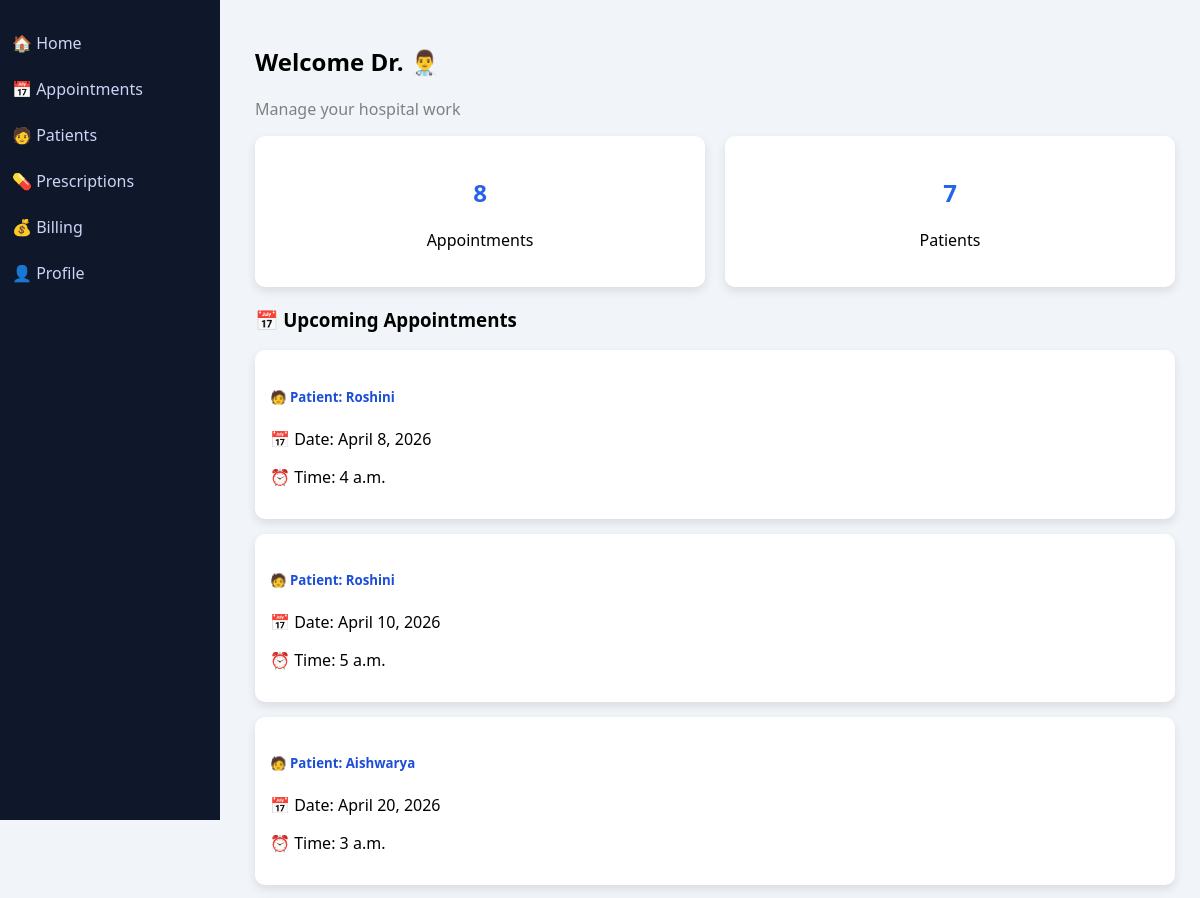
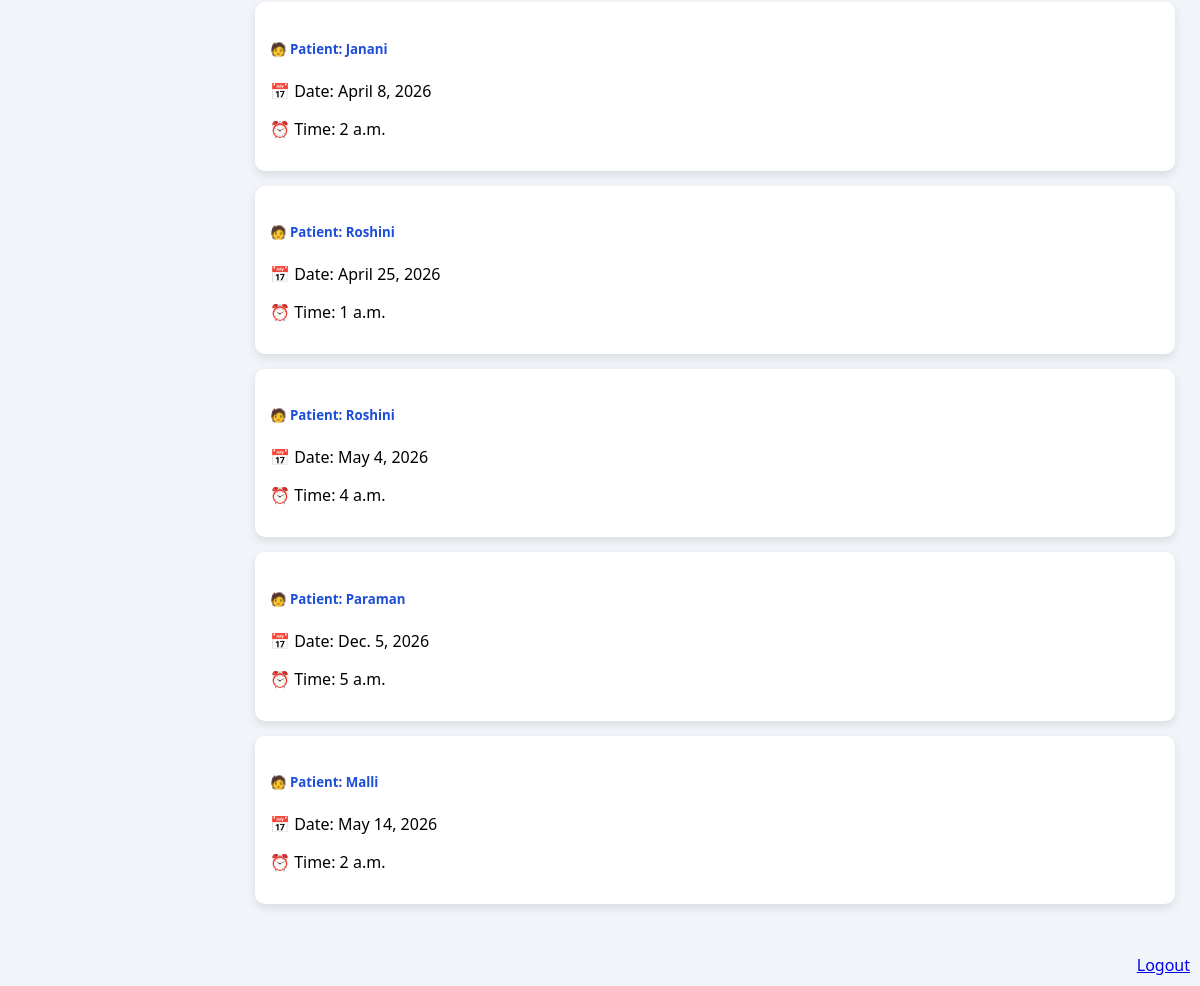
Page /happ/doctor_dashboard on the committed database (2 pictures, top to bottom).
### happ/models.py (models this page shows, shortened)
class Appointment(models.Model):
    STATUS_CHOICES = (
        ('PENDING', 'Pending'),
        ('VERIFIED', 'Verified'),
        ('SCHEDULED', 'Scheduled'),
        ('COMPLETED', 'Completed'),
        ('CANCELLED', 'Cancelled'),
    )
    appointment_id = models.AutoField(primary_key=True)
    patient = models.ForeignKey(Patient, on_delete=models.CASCADE)
    doctor = models.ForeignKey(Doctor, on_delete=models.SET_NULL, null=True, blank=True)
    reason = models.TextField()
    appointment_date = models.DateField(null=True, blank=True)
    appointment_time = models.TimeField(null=True, blank=True)
    status = models.CharField(max_length=20, choices=STATUS_CHOICES, default='PENDING')
    created_at = models.DateTimeField(auto_now_add=True)

class Patient(models.Model):
    patient_id = models.AutoField(primary_key=True)
    name = models.CharField(max_length=100)
    username = models.CharField(max_length=100, unique=True)
    password = models.CharField(max_length=100)
    dob = models.DateField()
    gender = models.CharField(max_length=10)
    phone = models.CharField(max_length=15)
    email = models.EmailField(unique=True)
    address = models.TextField()
    blood_group = models.CharField(max_length=5)

### happ/views.py (the view)
# urls.py: path('doctor_dashboard', views.doctor_dashboard, name="doctor_dashboard"),
def doctor_dashboard(request):
    appointments = Appointment.objects.all()
    patients = Patient.objects.count()
    reports = 0
    return render(request, 'doctor_dashboard.html', {
        'appointments': appointments,
        'patients': patients,
        'reports': reports
    })

### happ/templates/doctor_dashboard.html (shortened to what this page needs)
<!DOCTYPE html>
<html>
<head>
</head>
<body>
<div class="sidebar">
    <a href="{% url 'doctor_dashboard' %}">🏠 Home</a>
    <a href="{% url 'doctor_appointments' %}">📅 Appointments</a>
    <a href="{% url 'patient_list' %}">🧑 Patients</a>
    <a href="{% url 'doctor_prescriptions' %}">💊 Prescriptions</a>
    <a href="{% url 'billing' %}">💰 Billing</a>
    <a href="{% url 'doctor_list' %}">👤 Profile</a>
</div>
<div class="content">
    <h2>Welcome Dr. {{ request.user.username }} 👨‍⚕️</h2>
    <p style="color:gray;">Manage your hospital work</p>
    <div class="cards">
        <div class="card">
            <h2>{{ appointments|length }}</h2>
            <p>Appointments</p>
        </div>
        <div class="card">
            <h2>{{ patients|default:"0" }}</h2>
            <p>Patients</p>
        </div>
    </div>
    <h3>📅 Upcoming Appointments</h3>
    {% if appointments %}
        {% for app in appointments %}
        <div class="appointment-card">
            <h5>🧑 Patient: {{ app.patient.name }}</h5>
            <p>📅 Date: {{ app.appointment_date }}</p>
            <p>⏰ Time: {{ app.appointment_time }}</p>
        </div>
        {% endfor %}
    {% else %}
        <div class="alert">
            No upcoming appointments
        </div>
    {% endif %}
</div>
<div style="text-align:right;padding:10px;"><a href="{% url 'logout' %}">Logout</a></div>
</body>
</html>

### happ/templates/doctor_dashboard.html (style rules this page uses)
body { margin:0; font-family:"Segoe UI", sans-serif; background:#f1f5f9; }
.sidebar { width:220px; height:100vh; position:fixed; background:#0f172a; padding-top:20px; }
.sidebar a { display:block; color:#cbd5f5; padding:12px; text-decoration:none; }
.content { margin-left:230px; padding:25px; }
.cards { display:grid; grid-template-columns:repeat(auto-fit,minmax(200px,1fr)); gap:20px; margin-bottom:20px; }
.card { background:white; padding:20px; border-radius:10px; box-shadow:0 4px 10px rgba(0,0,0,0.1); text-align:center; }
.card h2 { color:#2563eb; }
.appointment-card { background:white; padding:15px; border-radius:10px; box-shadow:0 4px 10px rgba(0,0,0,0.1); margin-bottom:15px; }
.appointment-card h5 { color:#1d4ed8; }

### rows in the picture
Appointment: patient.name "Roshini", appointment_date "April 8, 2026", appointment_time "4 a.m."
Appointment: patient.name "Roshini", appointment_date "April 10, 2026", appointment_time "5 a.m."
Appointment: patient.name "Aishwarya", appointment_date "April 20, 2026", appointment_time "3 a.m."
Appointment: patient.name "Janani", appointment_date "April 8, 2026", appointment_time "2 a.m."
Appointment: patient.name "Roshini", appointment_date "April 25, 2026", appointment_time "1 a.m."
Appointment: patient.name "Roshini", appointment_date "May 4, 2026", appointment_time "4 a.m."
Appointment: patient.name "Paraman", appointment_date "Dec. 5, 2026", appointment_time "5 a.m."
Appointment: patient.name "Malli", appointment_date "May 14, 2026", appointment_time "2 a.m."

### other values in the picture
{{ appointments|length }} "8"
{{ patients|default:"0" }} "7"
